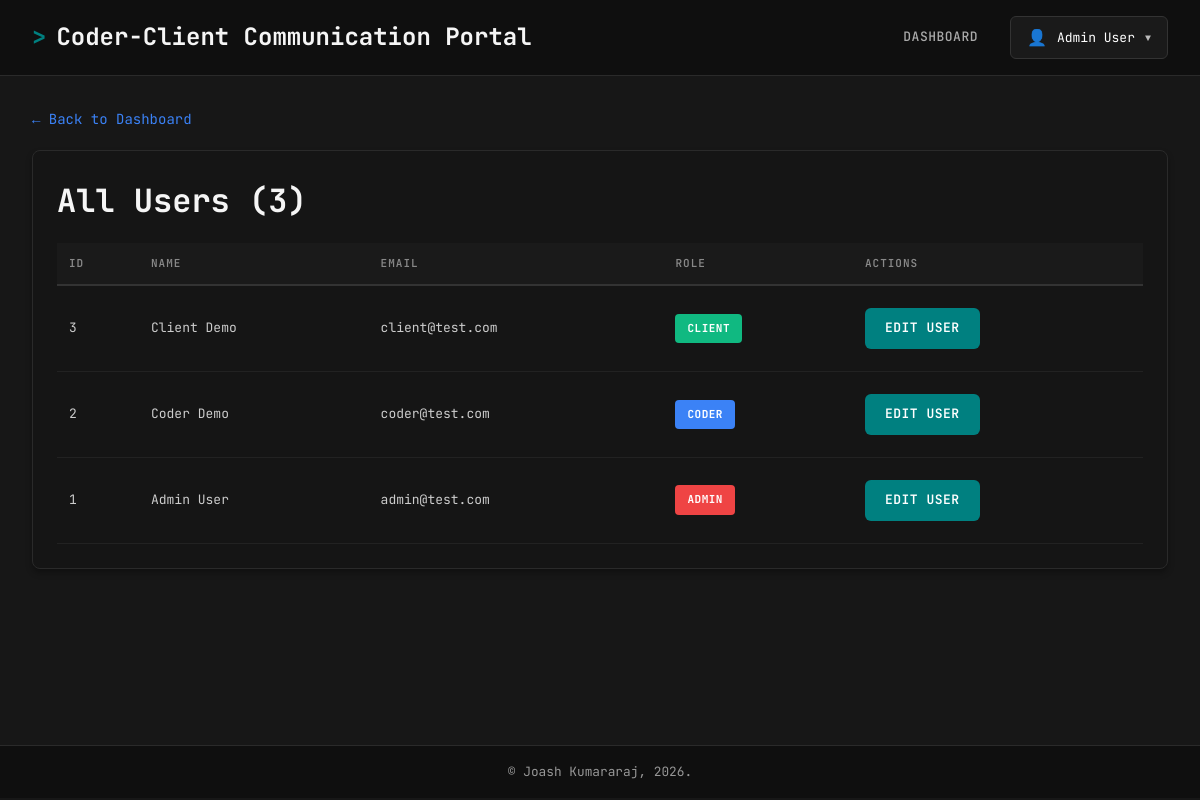
Page /dashboard/admin/users.php (signed in) on the committed database.
### tables this page shows
CREATE TABLE IF NOT EXISTS
    users (
        user_id INT AUTO_INCREMENT PRIMARY KEY,
        name VARCHAR(255) NOT NULL,
        email VARCHAR(255) UNIQUE NOT NULL,
        password VARCHAR(255) NOT NULL,
        role_id INT NOT NULL,
        CONSTRAINT fk_users_roles FOREIGN KEY (role_id) REFERENCES ROLES (role_id)
    );

CREATE TABLE IF NOT EXISTS
    ROLES (
        role_id INT AUTO_INCREMENT PRIMARY KEY,
        role_name VARCHAR(20) UNIQUE NOT NULL
    );

### includes/auth.php (called while the page is built, shortened)
<?php
function getCurrentUser()
{
    return [
        'user_id' => $_SESSION['user_id'] ?? null,
        'name' => $_SESSION['name'] ?? null,
        'email' => $_SESSION['email'] ?? null,
        'role' => $_SESSION['role'] ?? null
    ];
}
?>

### dashboard/admin/users.php (the view, shortened to what this page needs)
<?php
require_once './includes/auth.php';
$user = getCurrentUser();
require_once './config/db.php';
$stmt = $db->query("
    SELECT users.*, roles.role_name
    FROM users
    JOIN roles ON users.role_id = roles.role_id
    ORDER BY users.user_id DESC
");
$allUsers = $stmt->fetchAll(PDO::FETCH_OBJ);
require_once './includes/header.php';
?>
<a href="<?= BASE_URL; ?>/dashboard" class="back-link">← Back to Dashboard</a>
<div class="card">
    <h2>All Users (<?= count($allUsers); ?>)
    </h2>
    <table>
        <thead>
            <tr>
                <th>ID</th>
                <th>Name</th>
                <th>Email</th>
                <th>Role</th>
                <th>Actions</th>
            </tr>
        </thead>
        <tbody>
            <?php foreach ($allUsers as $u): ?>
                <tr>
                    <td>
                        <?= $u->user_id; ?>
                    </td>
                    <td>
                        <?= htmlspecialchars($u->name); ?>
                    </td>
                    <td>
                        <?= htmlspecialchars($u->email); ?>
                    </td>
                    <td>
                        <span class="role-badge role-<?= $u->role_name; ?>">
                            <?= htmlspecialchars($u->role_name); ?>
                        </span>
                    </td>
                    <td>
                        <a href="<?= BASE_URL; ?>/dashboard/admin/edit-user?id=<?= $u->user_id; ?>" class="btn">Edit
                            User</a>
                    </td>
                </tr>
            <?php endforeach; ?>
        </tbody>
    </table>
</div>
<?php require_once './includes/footer.php'; ?>

### includes/header.php (shortened to what this page needs)
<!DOCTYPE html>
<html lang="en">
<head>
    <link rel="stylesheet" href="<?= BASE_URL; ?>/assets/style.css">
</head>
<body>
    <div class="header">
        <div class="header-content">
            <a href="<?= BASE_URL ?>">
                <h1>Coder-Client Communication Portal</h1>
            </a>
            <nav class="nav" id="mobileNav">
                <?php if (isset($_SESSION['authenticated']) && $_SESSION['authenticated']): ?>
                    <a href="<?= BASE_URL; ?>/dashboard">Dashboard</a>
                    <div class="profile-menu">
                        <button class="profile-button" onclick="toggleProfileMenu()">
                            <span class="profile-icon">👤</span>
                            <span class="profile-email"><?= htmlspecialchars($user['name']); ?></span>
                            <span class="dropdown-arrow">▼</span>
                        </button>
                    </div>
                <?php endif; ?>
            </nav>
        </div>
    </div>
    <div class="content-wrapper">

### assets/style.css (style rules this page uses)
:root { --color-primary: #008080; --color-primary-dark: #006c6c; --color-bg-main: #171717; --color-bg-dark: #0f0f0f; --color-bg-card: #151515; --color-bg-input: #1a1a1a; --color-border: #2a2a2a; --color-border-light: #333; --color-text: #e0e0e0; --color-text-muted: #aaa; --color-text-dim: #888; --color-danger: #ef4444; --color-success: #10b981; --color-info: #3b82f6; --color-warning: #cf840b; }
* { margin: 0; padding: 0; box-sizing: border-box; }
body { background-color: var(--color-bg-main); color: var(--color-text); font-family: "JetBrains Mono", "Courier New", monospace; font-size: 14px; line-height: 1.6; scroll-behavior: smooth; }
.content-wrapper { max-width: 1200px; min-height: calc(100vh - 131px); margin: 0 auto; padding: 2rem; }
.header { background: var(--color-bg-dark); border-bottom: 1px solid var(--color-border); padding: 1rem 0; }
.header-content { max-width: 1400px; margin: 0 auto; padding: 0 2rem; display: flex; justify-content: space-between; align-items: center; }
.header h1 { font-size: 1.5rem; font-weight: 700; }
.header h1::before { content: ">"; color: var(--color-primary); margin-right: 10px; font-weight: 700; }
.nav { display: flex; gap: 2rem; align-items: center; }
.nav a { color: var(--color-text-muted); text-decoration: none; font-size: 13px; font-weight: 500; text-transform: uppercase; letter-spacing: 0.5px; transition: color 0.2s; }
.profile-menu { position: relative; }
.profile-button { background: var(--color-bg-input); border: 1px solid var(--color-border-light); color: white; padding: 10px 16px; border-radius: 6px; cursor: pointer; display: flex; align-items: center; gap: 10px; font-size: 13px; font-family: "JetBrains Mono", monospace; transition: all 0.2s; }
.profile-icon { font-size: 16px; }
.profile-email { max-width: 150px; overflow: hidden; text-overflow: ellipsis; white-space: nowrap; }
.dropdown-arrow { font-size: 10px; opacity: 0.7; }
.card, div[class*="card"] { background: var(--color-bg-card); border: 1px solid var(--color-border); border-radius: 8px; padding: 1.5rem; margin-bottom: 1.5rem; box-shadow: 0 4px 6px rgba(0, 0, 0, 0.3); }
table { width: 100%; border-collapse: collapse; margin-top: 1rem; font-size: 13px; }
table thead { background: var(--color-bg-input); border-bottom: 2px solid var(--color-border-light); }
table th { padding: 12px; text-align: left; font-weight: 600; color: var(--color-text-dim); text-transform: uppercase; font-size: 11px; letter-spacing: 1px; }
table td { padding: 12px; border-bottom: 1px solid #222; color: #ccc; }
table tbody tr { transition: background 0.2s; }
.btn, button[type="submit"], input[type="submit"], a.btn { background: var(--color-primary); color: white; margin: 10px 0; padding: 10px 20px; border: none; border-radius: 6px; font-family: inherit; font-size: 13px; font-weight: 600; cursor: pointer; text-decoration: none; transition: all 0.2s; text-transform: uppercase; letter-spacing: 0.5px; display: inline-block; }
.role-badge { display: inline-block; padding: 6px 12px; border-radius: 4px; font-size: 11px; font-weight: 700; text-transform: uppercase; letter-spacing: 0.5px; }
.role-admin { background: var(--color-danger); color: white; }
.role-coder { background: var(--color-info); color: white; }
.role-client { background: var(--color-success); color: white; }
a { text-decoration: none; transition: color 0.2s; color: var(--color-info); }
.back-link { color: var(--color-info); text-decoration: none; margin-bottom: 20px; display: inline-block; }
h1, h2, h3, h4, h5, h6 { color: #f5f5f5; font-weight: 700; }
h1 { font-size: 2.5rem; }
h2 { font-size: 2rem; }

### rows in the picture
users: name "Admin User", user_id "1", email "admin@test.com", role.role_name "ADMIN"
users: user_id "3", name "Client Demo", email "client@test.com", role.role_name "CLIENT"
users: user_id "2", name "Coder Demo", email "coder@test.com", role.role_name "CODER"

### other values in the picture
count($allUsers) "3"
